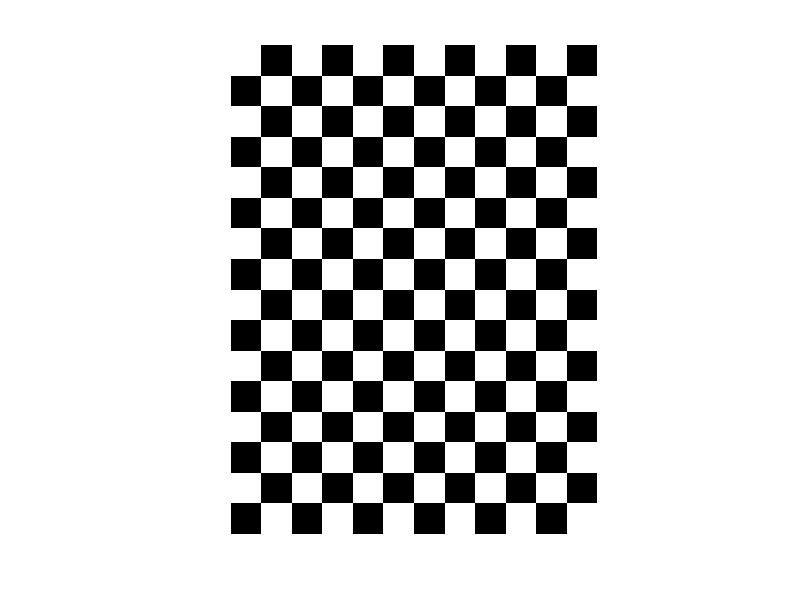

Reproduce this figure in MATLAB.

clc
clear
%设定参数-----------------------%
ImWidth = 2048; %生成图像大小
ImHeigth = 1536;
BoxSize = 128;%标定块大小
%初始矩阵-----------------------%
Immat = zeros(ImWidth,ImHeigth);
Immat = uint8(Immat);
%Boxmat = ones(BoxSize,BoxSize);
Wind = ImWidth / BoxSize;
Hind = ImHeigth / BoxSize;
for i = 1 : 2 : Wind
 for j = 1 : 2 : Hind
     Immat((1 + BoxSize * (i-1)):(BoxSize + BoxSize * (i-1)),(1 + BoxSize * (j-1)):(BoxSize + BoxSize * (j-1))) = uint8(255); 
 end
end
for i = 2 : 2 : Wind
 for j = 2 : 2 : Hind
     Immat((1 + BoxSize * (i-1)):(BoxSize + BoxSize * (i-1)),(1 + BoxSize * (j-1)):(BoxSize + BoxSize * (j-1))) = uint8(255);
 end
end
imshow(Immat);
imwrite(Immat,'biaoding.bmp','bmp');
